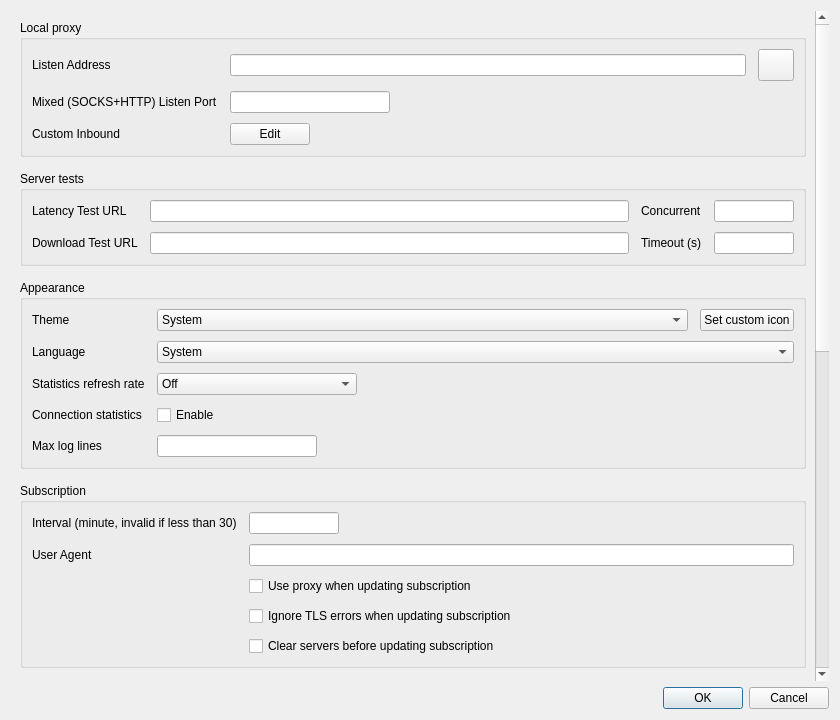
<?xml version="1.0" encoding="UTF-8"?>
<ui version="4.0">
 <class>DialogBasicSettings</class>
 <widget class="QDialog" name="DialogBasicSettings">
  <property name="geometry"><rect><x>0</x><y>0</y><width>840</width><height>720</height></rect></property>
  <property name="windowTitle"><string>Basic Settings</string></property>
  <layout class="QVBoxLayout" name="rootLayout">
   <item>
    <widget class="QScrollArea" name="scroll">
     <property name="widgetResizable"><bool>true</bool></property>
     <property name="frameShape"><enum>QFrame::NoFrame</enum></property>
     <property name="horizontalScrollBarPolicy"><enum>Qt::ScrollBarAlwaysOff</enum></property>
     <property name="verticalScrollBarPolicy"><enum>Qt::ScrollBarAlwaysOn</enum></property>
     <widget class="QWidget" name="scrollContents">
      <layout class="QVBoxLayout" name="sections">
       <property name="spacing"><number>14</number></property>
<item><widget class="QGroupBox" name="gb_inbound"><property name="title"><string>Local proxy</string></property><layout class="QGridLayout" name="grid_gb_inbound" columnstretch="0,1,0,0"><property name="horizontalSpacing"><number>12</number></property><property name="verticalSpacing"><number>10</number></property><item row="0" column="0"><widget class="QLabel" name="label"><property name="text"><string>Listen Address</string></property></widget></item><item row="0" column="1"><widget class="QLineEdit" name="inbound_address"></widget></item><item row="0" column="2"><widget class="QPushButton" name="inbound_auth"><property name="minimumSize"><size><width>36</width><height>32</height></size></property><property name="maximumSize"><size><width>36</width><height>32</height></size></property></widget></item><item row="1" column="0"><widget class="QLabel" name="inbound_socks_port_l"><property name="text"><string>Mixed (SOCKS+HTTP) Listen Port</string></property></widget></item><item row="1" column="1" colspan="2"><widget class="QLineEdit" name="inbound_socks_port"><property name="maximumSize"><size><width>160</width><height>16777215</height></size></property></widget></item><item row="2" column="0"><widget class="QLabel" name="label_11"><property name="text"><string>Custom Inbound</string></property></widget></item><item row="2" column="1" colspan="2"><layout class="QHBoxLayout" name="h_custom_inbound"><item><widget class="QPushButton" name="custom_inbound_edit"><property name="text"><string>Edit</string></property></widget></item><item><spacer name="h_custom_inbound_sp"><property name="orientation"><enum>Qt::Horizontal</enum></property><property name="sizeHint" stdset="0"><size><width>0</width><height>0</height></size></property></spacer></item></layout></item></layout></widget></item>
<item><widget class="QGroupBox" name="gb_tests"><property name="title"><string>Server tests</string></property><layout class="QGridLayout" name="grid_gb_tests" columnstretch="0,1,0,0"><property name="horizontalSpacing"><number>12</number></property><property name="verticalSpacing"><number>10</number></property><item row="0" column="0"><widget class="QLabel" name="label_13"><property name="text"><string>Latency Test URL</string></property></widget></item><item row="0" column="1"><widget class="QLineEdit" name="test_latency_url"></widget></item><item row="0" column="2"><widget class="QLabel" name="label_14"><property name="text"><string>Concurrent</string></property></widget></item><item row="0" column="3"><widget class="QLineEdit" name="test_concurrent"><property name="maximumSize"><size><width>80</width><height>16777215</height></size></property></widget></item><item row="1" column="0"><widget class="QLabel" name="label_19"><property name="text"><string>Download Test URL</string></property></widget></item><item row="1" column="1"><widget class="MyLineEdit" name="test_download_url"></widget></item><item row="1" column="2"><widget class="QLabel" name="label_10"><property name="text"><string>Timeout (s)</string></property></widget></item><item row="1" column="3"><widget class="QLineEdit" name="test_download_timeout"><property name="maximumSize"><size><width>80</width><height>16777215</height></size></property></widget></item></layout></widget></item>
<item><widget class="QGroupBox" name="gb_style"><property name="title"><string>Appearance</string></property><layout class="QGridLayout" name="grid_gb_style" columnstretch="0,1,0,0"><property name="horizontalSpacing"><number>12</number></property><property name="verticalSpacing"><number>10</number></property><item row="0" column="0"><widget class="QLabel" name="label_8"><property name="text"><string>Theme</string></property></widget></item><item row="0" column="1"><widget class="QComboBox" name="theme"><item><property name="text"><string>System</string></property></item></widget></item><item row="0" column="2" colspan="2"><widget class="QPushButton" name="set_custom_icon"><property name="text"><string>Set custom icon</string></property></widget></item><item row="1" column="0"><widget class="QLabel" name="label_15"><property name="text"><string>Language</string></property></widget></item><item row="1" column="1" colspan="3"><widget class="QComboBox" name="language"><item><property name="text"><string>System</string></property></item><property name="toolTip"><string>Полностью переведён только русский интерфейс. Остальные языки унаследованы от исходного проекта и покрывают меньше половины строк.</string></property></widget></item><item row="2" column="0"><widget class="QLabel" name="label_16"><property name="text"><string>Statistics refresh rate</string></property></widget></item><item row="2" column="1" colspan="3"><widget class="QComboBox" name="rfsh_r"><item><property name="text"><string>Off</string></property></item><property name="maximumSize"><size><width>200</width><height>16777215</height></size></property></widget></item><item row="3" column="0"><widget class="QLabel" name="label_9"><property name="text"><string>Connection statistics</string></property></widget></item><item row="3" column="1" colspan="3"><widget class="QCheckBox" name="connection_statistics"><property name="text"><string>Enable</string></property></widget></item><item row="4" column="0"><widget class="QLabel" name="label_17"><property name="text"><string>Max log lines</string></property></widget></item><item row="4" column="1" colspan="3"><widget class="QLineEdit" name="max_log_line"><property name="maximumSize"><size><width>160</width><height>16777215</height></size></property></widget></item></layout></widget></item>
<item><widget class="QGroupBox" name="gb_sub"><property name="title"><string>Subscription</string></property><layout class="QGridLayout" name="grid_gb_sub" columnstretch="0,1,0,0"><property name="horizontalSpacing"><number>12</number></property><property name="verticalSpacing"><number>10</number></property><item row="0" column="0"><widget class="QLabel" name="label_21"><property name="text"><string>Interval (minute, invalid if less than 30)</string></property></widget></item><item row="0" column="1" colspan="3"><widget class="QLineEdit" name="sub_auto_update"><property name="maximumSize"><size><width>90</width><height>16777215</height></size></property></widget></item><item row="1" column="0"><widget class="QLabel" name="label_4"><property name="text"><string>User Agent</string></property></widget></item><item row="1" column="1" colspan="3"><widget class="MyLineEdit" name="user_agent"></widget></item><item row="2" column="1" colspan="3"><widget class="QCheckBox" name="sub_use_proxy"><property name="text"><string>Use proxy when updating subscription</string></property></widget></item><item row="3" column="1" colspan="3"><widget class="QCheckBox" name="sub_insecure"><property name="text"><string>Ignore TLS errors when updating subscription</string></property></widget></item><item row="4" column="1" colspan="3"><widget class="QCheckBox" name="sub_clear"><property name="text"><string>Clear servers before updating subscription</string></property></widget></item></layout></widget></item>
<item><widget class="QGroupBox" name="groupBox_core"><property name="title"><string>core_name</string></property><layout class="QGridLayout" name="grid_groupBox_core" columnstretch="0,1,0,0"><property name="horizontalSpacing"><number>12</number></property><property name="verticalSpacing"><number>10</number></property><item row="0" column="0"><widget class="QLabel" name="label_3"><property name="text"><string>Loglevel</string></property></widget></item><item row="0" column="1" colspan="3"><widget class="QComboBox" name="log_level"><property name="maximumSize"><size><width>200</width><height>16777215</height></size></property></widget></item><item row="1" column="0"><widget class="QLabel" name="label_6"><property name="text"><string>Multiplex (mux)</string></property></widget></item><item row="1" column="1"><widget class="QComboBox" name="mux_protocol"><property name="maximumSize"><size><width>200</width><height>16777215</height></size></property></widget></item><item row="1" column="2"><widget class="QLabel" name="label_7"><property name="text"><string>concurrency</string></property></widget></item><item row="1" column="3"><widget class="QLineEdit" name="mux_concurrency"><property name="maximumSize"><size><width>80</width><height>16777215</height></size></property></widget></item><item row="2" column="1" colspan="3"><layout class="QHBoxLayout" name="h_mux"><item><widget class="QCheckBox" name="mux_padding"><property name="text"><string>Padding</string></property></widget></item><item><widget class="QCheckBox" name="mux_default_on"><property name="text"><string>Default On</string></property></widget></item><item><spacer name="h_mux_sp"><property name="orientation"><enum>Qt::Horizontal</enum></property><property name="sizeHint" stdset="0"><size><width>0</width><height>0</height></size></property></spacer></item></layout></item><item row="3" column="1" colspan="3"><widget class="QCheckBox" name="auto_failover"><property name="text"><string>Auto-failover (fastest server)</string></property><property name="toolTip"><string>Connect to the fastest server in the current group and automatically switch over if it dies (sing-box urltest). Internal protocols only.</string></property></widget></item><item row="4" column="1" colspan="3"><layout class="QHBoxLayout" name="h_core"><item><widget class="QPushButton" name="core_settings"><property name="text"><string>Core Options</string></property></widget></item><item><spacer name="h_core_sp"><property name="orientation"><enum>Qt::Horizontal</enum></property><property name="sizeHint" stdset="0"><size><width>0</width><height>0</height></size></property></spacer></item></layout></item></layout></widget></item>
<item><widget class="QGroupBox" name="gb_extra"><property name="title"><string>Extra Core</string></property><layout class="QGridLayout" name="grid_gb_extra" columnstretch="0,1,0,0"><property name="horizontalSpacing"><number>12</number></property><property name="verticalSpacing"><number>10</number></property><item row="0" column="0" colspan="4"><widget class="QScrollArea" name="extra_core_box_scrollArea"><property name="widgetResizable"><bool>true</bool></property><property name="frameShape"><enum>QFrame::NoFrame</enum></property><property name="minimumSize"><size><width>0</width><height>120</height></size></property><property name="maximumSize"><size><width>16777215</width><height>220</height></size></property><widget class="QWidget" name="extra_core_box_scrollAreaWidgetContents"><layout class="QVBoxLayout" name="extra_core_layout"/></widget></widget></item><item row="1" column="0" colspan="4"><layout class="QHBoxLayout" name="h_extra"><item><widget class="QPushButton" name="extra_core_add"><property name="text"><string>Add</string></property></widget></item><item><widget class="QPushButton" name="extra_core_del"><property name="text"><string>Delete</string></property></widget></item><item><spacer name="h_extra_sp"><property name="orientation"><enum>Qt::Horizontal</enum></property><property name="sizeHint" stdset="0"><size><width>0</width><height>0</height></size></property></spacer></item></layout></item></layout></widget></item>
<item><widget class="QGroupBox" name="gb_security"><property name="title"><string>Security</string></property><layout class="QGridLayout" name="grid_gb_security" columnstretch="0,1,0,0"><property name="horizontalSpacing"><number>12</number></property><property name="verticalSpacing"><number>10</number></property><item row="0" column="0" colspan="4"><widget class="QCheckBox" name="skip_cert"><property name="text"><string>Skip TLS certificate authentication by default (allowInsecure)</string></property></widget></item><item row="1" column="0"><widget class="QLabel" name="label_18"><property name="text"><string>Default uTLS Fingerprint</string></property></widget></item><item row="1" column="1" colspan="3"><widget class="QComboBox" name="utlsFingerprint"><property name="maximumSize"><size><width>260</width><height>16777215</height></size></property></widget></item></layout></widget></item>
<item><widget class="QGroupBox" name="gb_other"><property name="title"><string>Other</string></property><layout class="QGridLayout" name="grid_gb_other" columnstretch="0,1,0,0"><property name="horizontalSpacing"><number>12</number></property><property name="verticalSpacing"><number>10</number></property><item row="0" column="0" colspan="4"><widget class="QCheckBox" name="check_include_pre"><property name="text"><string>Include Pre-release when checking update</string></property></widget></item><item row="1" column="0" colspan="4"><widget class="QCheckBox" name="old_share_link_format"><property name="text"><string>Old Share Link Format</string></property><property name="toolTip"><string>Share VMess Link with v2rayN Format</string></property></widget></item><item row="2" column="0" colspan="4"><layout class="QHBoxLayout" name="h_other"><item><widget class="QPushButton" name="sys_proxy_format"><property name="text"><string>System proxy format</string></property></widget></item><item><spacer name="h_other_sp"><property name="orientation"><enum>Qt::Horizontal</enum></property><property name="sizeHint" stdset="0"><size><width>0</width><height>0</height></size></property></spacer></item></layout></item></layout></widget></item>
       <item><spacer name="sections_sp"><property name="orientation"><enum>Qt::Vertical</enum></property><property name="sizeHint" stdset="0"><size><width>0</width><height>0</height></size></property></spacer></item>
      </layout>
     </widget>
    </widget>
   </item>
   <item>
    <widget class="QDialogButtonBox" name="buttonBox">
     <property name="orientation"><enum>Qt::Horizontal</enum></property>
     <property name="standardButtons"><set>QDialogButtonBox::Cancel|QDialogButtonBox::Ok</set></property>
    </widget>
   </item>
  </layout>
 </widget>
 <customwidgets>
  <customwidget>
   <class>MyLineEdit</class>
   <extends>QLineEdit</extends>
   <header>ui/widget/MyLineEdit.h</header>
  </customwidget>
 </customwidgets>
 <resources/>
 <connections>
  <connection>
   <sender>buttonBox</sender>
   <signal>accepted()</signal>
   <receiver>DialogBasicSettings</receiver>
   <slot>accept()</slot>
  </connection>
  <connection>
   <sender>buttonBox</sender>
   <signal>rejected()</signal>
   <receiver>DialogBasicSettings</receiver>
   <slot>reject()</slot>
  </connection>
 </connections>
</ui>
